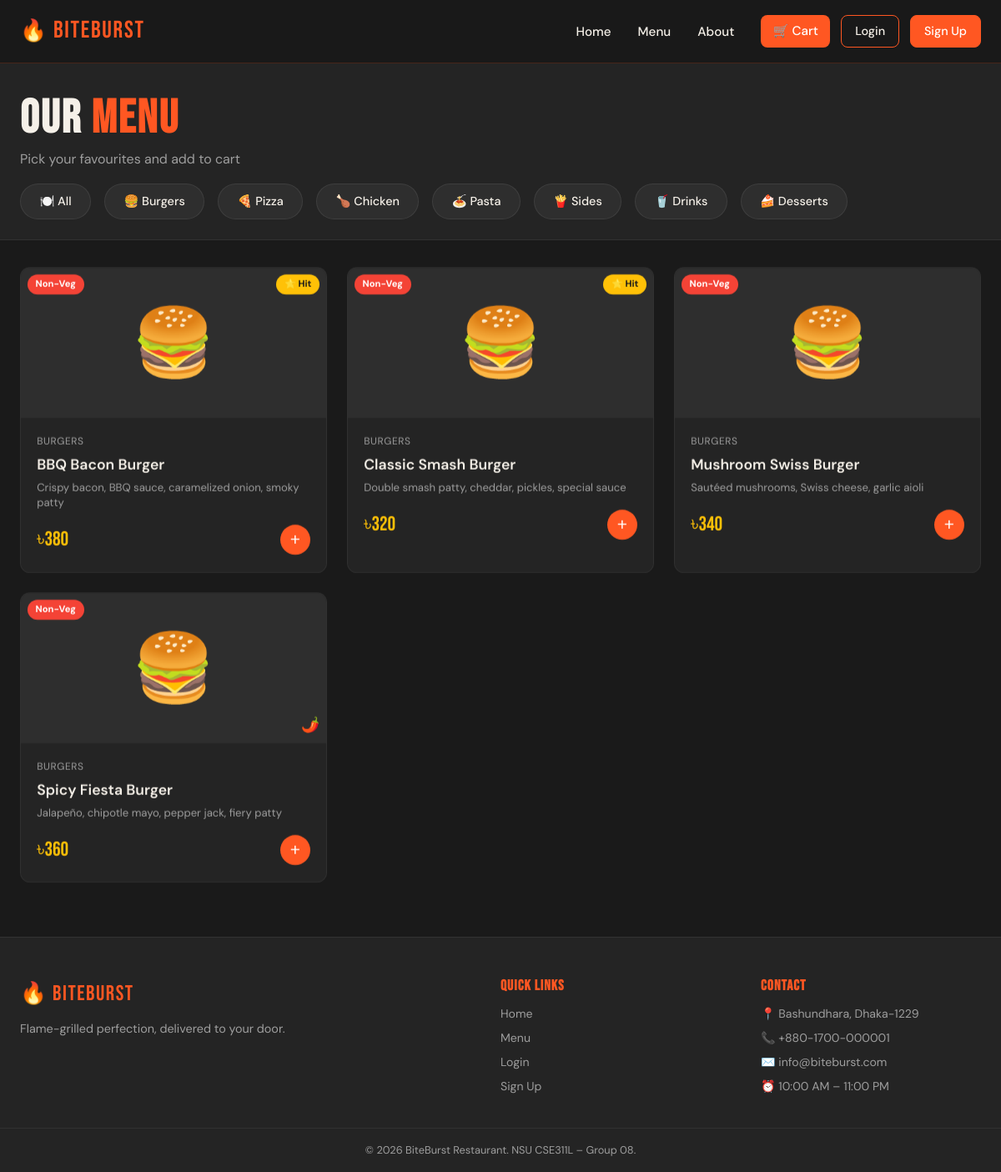
The app's page /customer/menu.php?cat=1 with its own data.
### tables this page shows
CREATE TABLE Category (
    category_id   INT AUTO_INCREMENT PRIMARY KEY,
    name          VARCHAR(80)  NOT NULL,
    icon          VARCHAR(10)  DEFAULT '🍽️',
    display_order INT          DEFAULT 0
);

CREATE TABLE MenuItem (
    item_id        INT AUTO_INCREMENT PRIMARY KEY,
    restaurant_id  INT          NOT NULL,
    category_id    INT          NOT NULL,
    name           VARCHAR(120) NOT NULL,
    description    TEXT,
    price          DECIMAL(8,2) NOT NULL,
    image_url      VARCHAR(255),
    ingredients    TEXT,
    is_non_veg     TINYINT(1)   DEFAULT 0,
    is_spicy       TINYINT(1)   DEFAULT 0,
    is_featured    TINYINT(1)   DEFAULT 0,
    available      TINYINT(1)   DEFAULT 1,
    created_at     TIMESTAMP    DEFAULT CURRENT_TIMESTAMP,
    FOREIGN KEY (restaurant_id) REFERENCES Restaurant(restaurant_id) ON DELETE CASCADE,
    FOREIGN KEY (category_id)   REFERENCES Category(category_id)    ON DELETE RESTRICT
);

### customer/menu.php (the view, shortened to what this page needs)
<?php
require_once __DIR__ . '/../config/db.php';
$cat_filter = isset($_GET['cat']) ? (int)$_GET['cat'] : 0;
$where = $cat_filter ? "WHERE mi.available=1 AND mi.category_id=$cat_filter" : "WHERE mi.available=1";
$items = $conn->query("
    SELECT mi.*, c.name AS cat_name, c.category_id
    FROM MenuItem mi
    JOIN Category c ON mi.category_id = c.category_id
    $where
    ORDER BY c.display_order, mi.is_featured DESC, mi.name
");
$cats = $conn->query("SELECT * FROM Category ORDER BY display_order");
?>
<?php include '../includes/header.php'; ?>
<div style="padding-top:80px;background:var(--dark-2);border-bottom:1px solid rgba(255,255,255,.06)">
  <div class="container" style="padding-top:2rem;padding-bottom:1rem">
    <h2 style="margin-bottom:.3rem">Our <span class="text-fire">Menu</span></h2>
    <p style="color:var(--muted)">Pick your favourites and add to cart</p>
  </div>
  <div class="container" style="padding-bottom:1rem">
    <div class="cat-scroll">
      <a href="menu.php" class="cat-pill <?= $cat_filter===0?'active':'' ?>" data-cat="all">🍽️ All</a>
      <?php while($c = $cats->fetch_assoc()): ?>
        <a href="menu.php?cat=<?= $c['category_id'] ?>"
           class="cat-pill <?= $cat_filter===$c['category_id']?'active':'' ?>"
           data-cat="<?= $c['category_id'] ?>">
          <?= $c['icon'] ?> <?= htmlspecialchars($c['name']) ?>
        </a>
      <?php endwhile; ?>
    </div>
  </div>
</div>
<div class="page-wrap" style="padding-top:2rem">
  <?php if ($items->num_rows === 0): ?>
    <p style="text-align:center;color:var(--muted);padding:3rem">No items found in this category.</p>
  <?php else: ?>
    <div class="menu-grid">
      <?php while($item = $items->fetch_assoc()): ?>
        <div class="menu-card" data-cat="<?= $item['category_id'] ?>">
          <div class="menu-card-img" style="<?= !empty($item['image_url']) ? 'padding:0;overflow:hidden;' : '' ?>">
            <?php
            $emojis = ['','🍔','🍕','🍗','🍝','🍟','🥤','🍰'];
            $fallbackEmoji = $emojis[$item['category_id']] ?? '🍽️';
            if (!empty($item['image_url'])): ?>
              <img src="../<?= htmlspecialchars($item['image_url']) ?>"
                   alt="<?= htmlspecialchars($item['name']) ?>"
                   loading="lazy"
                   style="width:100%;height:100%;object-fit:cover;display:block"
                   onerror="this.style.display='none';this.nextElementSibling.style.display='block'">
              <span style="display:none;font-size:3rem"><?= $fallbackEmoji ?></span>
            <?php else: ?>
              <?= $fallbackEmoji ?>
            <?php endif; ?>
            <span class="badge-veg <?= $item['is_non_veg'] ? 'badge-nonveg' : '' ?>">
              <?= $item['is_non_veg'] ? 'Non-Veg' : 'Veg' ?>
            </span>
            <?php if($item['is_featured']): ?><span class="badge-featured">⭐ Hit</span><?php endif; ?>
            <?php if($item['is_spicy']): ?>
              <span style="position:absolute;bottom:8px;right:8px;font-size:1.1rem" title="Spicy">🌶️</span>
            <?php endif; ?>
          </div>
          <div class="menu-card-body">
            <div style="font-size:.75rem;color:var(--muted);margin-bottom:.2rem;text-transform:uppercase;letter-spacing:.05em">
              <?= htmlspecialchars($item['cat_name']) ?>
            </div>
            <div class="menu-card-name"><?= htmlspecialchars($item['name']) ?></div>
            <div class="menu-card-desc"><?= htmlspecialchars($item['description'] ?? '') ?></div>
            <div class="menu-card-footer">
              <div class="price">৳<?= number_format($item['price'], 0) ?></div>
              <button class="add-btn" data-id="<?= $item['item_id'] ?>" title="Add to cart">+</button>
            </div>
          </div>
        </div>
      <?php endwhile; ?>
    </div>
  <?php endif; ?>
</div>
<?php include '../includes/footer.php'; ?>

### assets/css/style.css (style rules this page uses)
:root { --fire: #FF5722; --fire-dk: #E64A19; --gold: #FFC107; --dark: #1A1A1A; --dark-2: #242424; --dark-3: #2E2E2E; --cream: #F5F0E8; --muted: #9E9E9E; --white: #FFFFFF; --success: #4CAF50; --danger: #F44336; --radius: 12px; --shadow: 0 8px 32px rgba(0,0,0,.45); }
*, *::before, *::after { box-sizing: border-box; margin: 0; padding: 0; }
html { scroll-behavior: smooth; }
body { font-family: 'DM Sans', sans-serif; background: var(--dark); color: var(--cream); line-height: 1.6; overflow-x: hidden; }
h1,h2,h3,h4 { font-family: 'Bebas Neue', sans-serif; letter-spacing: .04em; line-height: 1.1; }
h2 { font-size: clamp(2rem, 5vw, 3.5rem); }
a { color: inherit; text-decoration: none; }
.container { max-width: 1200px; margin: 0 auto; padding: 0 1.5rem; }
.text-fire { color: var(--fire); }
.cat-scroll { display: flex; gap: 1rem; overflow-x: auto; padding-bottom: .5rem; scrollbar-width: none; -webkit-overflow-scrolling: touch; will-change: scroll-position; transform: translateZ(0); }
.cat-pill { flex-shrink: 0; padding: .55rem 1.4rem; border-radius: 50px; background: var(--dark-3); border: 1px solid rgba(255,255,255,.08); font-size: .9rem; font-weight: 500; cursor: pointer; transition: all .2s; white-space: nowrap; }
.menu-grid { display: grid; grid-template-columns: repeat(auto-fill, minmax(280px, 1fr)); gap: 1.5rem; }
.menu-card { background: var(--dark-2); border-radius: var(--radius); border: 1px solid rgba(255,255,255,.06); overflow: hidden; transition: transform .25s, box-shadow .25s; animation: fadeUp .4s ease both; will-change: transform, box-shadow; backface-visibility: hidden; transform: translateZ(0); }
.menu-card-img { height: 180px; background: var(--dark-3); display: flex; align-items: center; justify-content: center; font-size: 5rem; position: relative; overflow: hidden; }
.badge-veg { position: absolute; top: 8px; left: 8px; padding: .2rem .6rem; border-radius: 50px; font-size: .7rem; font-weight: 700; background: var(--success); color: #fff; }
.badge-nonveg { background: var(--danger); }
.badge-featured { position: absolute; top: 8px; right: 8px; padding: .2rem .6rem; border-radius: 50px; font-size: .7rem; font-weight: 700; background: var(--gold); color: var(--dark); }
.menu-card-body { padding: 1.2rem; }
.menu-card-name { font-size: 1.1rem; font-weight: 600; margin-bottom: .3rem; }
.menu-card-desc { font-size: .82rem; color: var(--muted); margin-bottom: 1rem; line-height: 1.4; }
.menu-card-footer { display: flex; align-items: center; justify-content: space-between; }
.price { font-family: 'Bebas Neue', sans-serif; font-size: 1.5rem; color: var(--gold); }
.add-btn { width: 36px; height: 36px; border-radius: 50%; background: var(--fire); border: none; color: #fff; font-size: 1.3rem; cursor: pointer; transition: background .2s, transform .15s; display: flex; align-items: center; justify-content: center; }
.page-wrap { min-height: 100vh; padding: 7rem 1.5rem 4rem; max-width: 1200px; margin: 0 auto; }
.fade-in { animation: fadeUp .5s ease both; }

### records on screen
category: icon "🍔", name "Burgers"
category: icon "🍕", name "Pizza"
category: icon "🍗", name "Chicken"
category: icon "🍝", name "Pasta"
category: icon "🍟", name "Sides"
category: icon "🥤", name "Drinks"
category: icon "🍰", name "Desserts"
menuitem: category.category_id "🍔", is_non_veg "Non-Veg", is_featured "⭐ Hit", category.name "BURGERS", name "BBQ Bacon Burger", description "Crispy bacon, BBQ sauce, caramelized onion, smoky patty", price "380"
menuitem: category.category_id "🍔", is_non_veg "Non-Veg", is_featured "⭐ Hit", category.name "BURGERS", name "Classic Smash Burger", description "Double smash patty, cheddar, pickles, special sauce", price "320"
menuitem: category.category_id "🍔", is_non_veg "Non-Veg", category.name "BURGERS", name "Mushroom Swiss Burger", description "Sautéed mushrooms, Swiss cheese, garlic aioli", price "340"
menuitem: category.category_id "🍔", is_non_veg "Non-Veg", category.name "BURGERS", name "Spicy Fiesta Burger", description "Jalapeño, chipotle mayo, pepper jack, fiery patty", price "360"
